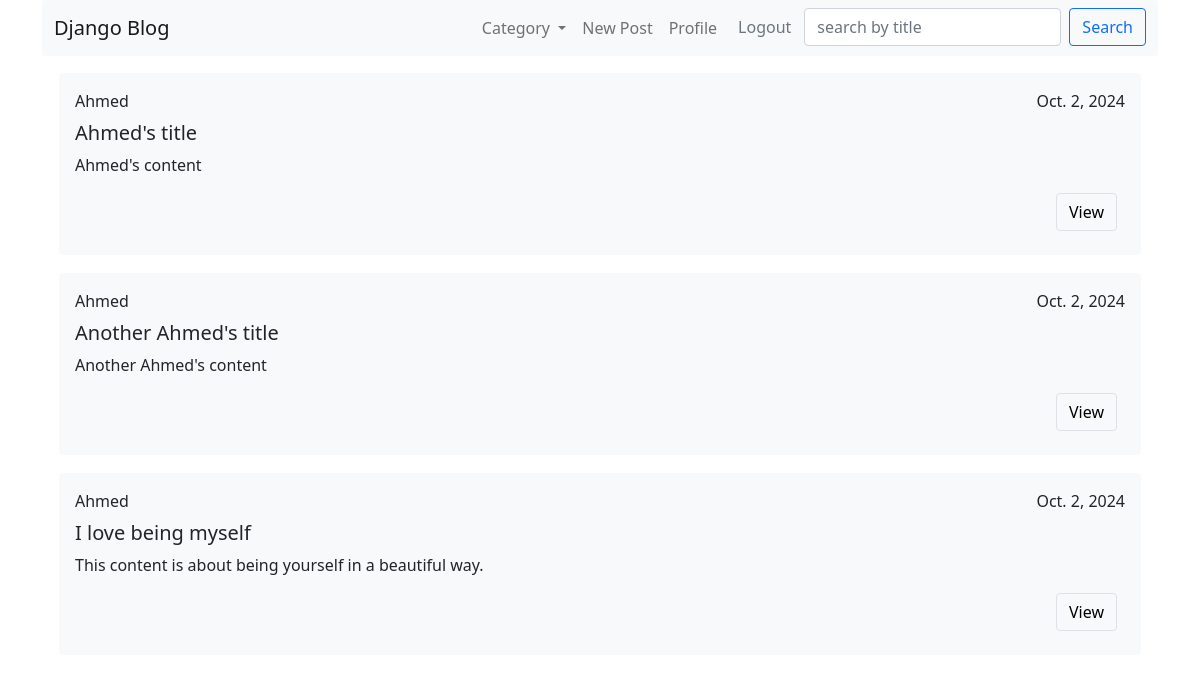
The page /category/1 (signed in) on the database its author committed.
### blog/models.py (models this page shows, shortened)
class Post(models.Model):
    content = models.TextField(null=False)
    title = models.CharField(max_length=255)
    category = models.ForeignKey(Category,on_delete=models.PROTECT)
    author = models.ForeignKey(User,on_delete=models.CASCADE,null=True)
    created_at = models.DateField(auto_now_add=True)
    updated_at = models.DateField(auto_now=True)

### blog/views.py (the view)
# urls.py: path('category/<int:pk>',category_view,name='category'),
def category_view(request,pk):
    posts = Post.objects.filter(category_id=pk)
    return render(request,'post/listPosts.html',{'posts':posts})

### blog/custom_context.py (called while the page is built)
def categoryView(request):
    categories = Category.objects.all()
    return {'categories':categories}

### blog/models.py (called while the page is built)
    def __str__(self):
        return self.name

### blog/templates/post/listPosts.html (shortened to what this page needs)
{% extends 'base.html' %} {% block content %} {% for post in posts %}
<div class="bg-light border rounded  border-white m-3 c">
    <div class="right  p-3">
        <div class="d-flex justify-content-between mb-2">
            <span>{{ post.author }}</span>
            <span>{{ post.created_at }}</span>
        </div>
        <h5>{{ post.title }}</h5>
        <p>{{ post.content }}</p>
        <div class="d-flex justify-content-end mb-2">
            <a href="{% url 'view_post' post.id %}" class="btn btn-light border me-2">View</a>
        </div>
    </div>
</div>
{% endfor %} {% endblock content %}

### static/css/main.css (style rules this page uses)
* { box-sizing: border-box; margin: 0; padding: 0; }
body { font-family: Arial, Helvetica, sans-serif; }

### rows shown on the page
Post: author "Ahmed", created_at "Oct. 2, 2024", title "Ahmed's title", content "Ahmed's content"
Post: author "Ahmed", created_at "Oct. 2, 2024", title "Another Ahmed's title", content "Another Ahmed's content"
Post: author "Ahmed", created_at "Oct. 2, 2024", title "I love being myself", content "This content is about being yourself in a beautiful way."
